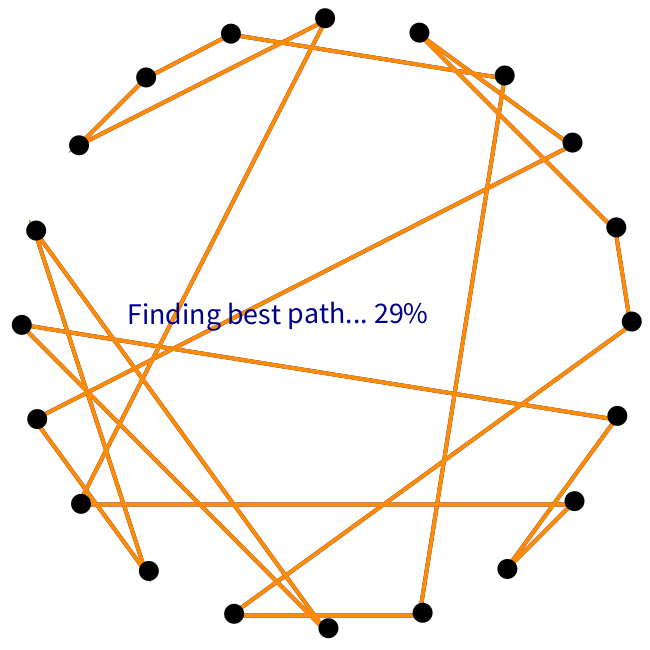
Frame 1 (no input)
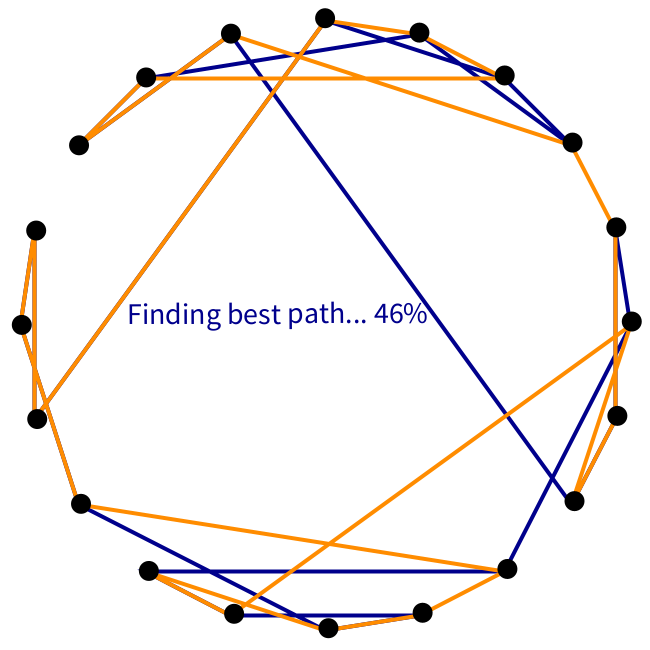
Frame 60 (the mouse pressed at the canvas centre just before this capture)
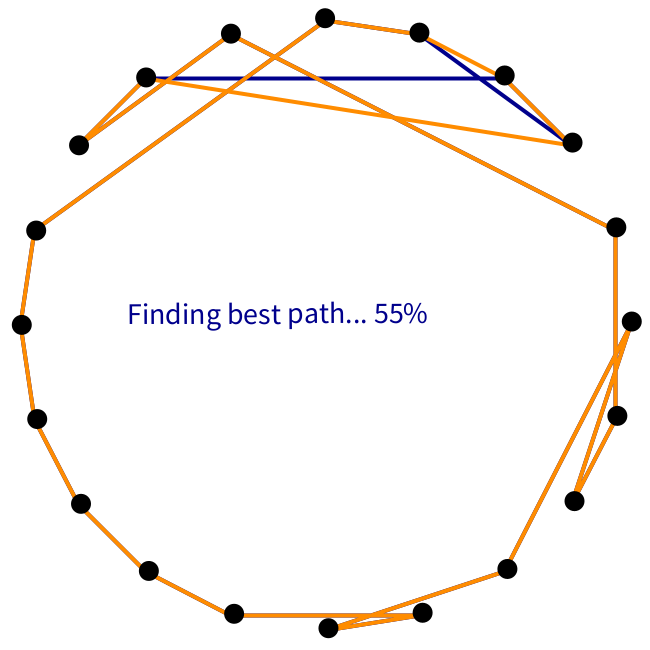
Frame 120 (the mouse held since frame 60 and released just before this capture)

The Processing sketch that drew these frames (run headless with seeded random() and noise(); from frame 60 on, the mouse is pressed at the canvas centre):

// Processing sketch: TSP_V1
// ── TSP_V1.pde
travmer t;
population p;
PVector [] cities;
int maxcit = 20;

float perfect;
int maxpop = 25;
float r;
int gen = 0;
float ratio = 0;

float angle = TWO_PI / maxcit;
String tex = "Finding best path... ";

void setup() {
  size(650, 650);
  r = (width / 10) * maxcit;
  r = constrain(r, 0, width / 2 - 20);
  cities = new PVector[maxcit];
  // frameRate(10);
  p = new population();

  t = new travmer();
  for (int i = 0; i < maxcit; i++) {
    PVector c = new PVector((cos(i * angle) * r) + width / 2, (sin(i * angle) * r) + height / 2);
    // c.add(new PVector(width / 2, height / 2));
    cities[i] = c;
  }

  perfect = dist(cities[0].x, cities[0].y, cities[1].x, cities[1].y) * maxcit;
}    

void draw() {
  background(255);
  p.evaluate();
  p.selection();
  p.write();
  build();
  gen++;
  // print(gen, ' ');
  ratio = perfect / p.alltbest.sum;
  tex = tex + str(round(ratio * 100)) +"%";
  textSize(30);
  fill(0, 0, 140);
  text(tex, width / 2 - 200, height / 2); 
  tex = "Finding best path... ";
  if (round(ratio * 100) == 100) {
    print("done ");
    noLoop();
  }
}


void build() {
  fill(0);
  noStroke();
  rotate(radians(-angle));

  for (int i = 0; i < maxcit; i++) {
    circle(cities[i].x, cities[i].y, 20);
  }
}

void keyPressed() {

  if (key == ' ') {
    p = new population();
    loop();
  }
}

// ── DNA.pde
class DNA {

  int [] genes;
  float mutchan = 0.27;

  DNA() {

    genes = new int[maxcit];

    for (int i = 0; i < maxcit; i++) {
      genes[i] = i;
    }

    for (int w = 0; w < maxcit; w++) {    
      randomize();
    }
  }

  DNA(int [] newgenes) {
    genes = newgenes;
  }

  void randomize() {
    int r1 = floor(random(maxcit));
    int r2 = floor(random(maxcit));
    int temp = genes[r1];

    while (r1 == r2 || r1 == 0 || r2 == 0) {
      r1 = int(random(maxcit));
      r2 = int(random(maxcit));
      temp = genes[r1];
    }
    genes[r1] = genes[r2];
    genes[r2] = temp;
  }

  DNA crossover(DNA patner) {//eventuali problemi qui

    int [] newgenes = new int[maxcit];
    newgenes[0] = 0;
    for (int i = 1; i < maxcit; i++) {

      if (i <= maxcit / 2) {
        newgenes[i] = genes[i];
      } else {

        for (int y = 1; y < maxcit; y++) {
          if (!numin(newgenes, patner.genes[y])) {
            newgenes[i] = patner.genes[y];
            break;
          }
        }
      }
    }
    return new DNA(newgenes);
  }

  boolean numin(int [] newg, int n) {

    for (int i : newg) {
      if (i == n) {
        return true;
      }
    }

    return false;
  }


  void mutate() {

    if (random(1) <= mutchan) {
      randomize();
    }
  }
}


//void mutate() {

//   if (random(1) <= mutchan) {
//     for (int w = 0; w < floor(maxcit / 2); w++) {    
//       randomize();
//     }
//   }
// }

// ── population.pde
class population {

  ArrayList <travmer> matingpool;
  travmer [] popul;
  travmer best;
  travmer alltbest;
  boolean first = true;

  population() {

    best = new travmer();
    alltbest = new travmer();
    popul = new travmer [maxpop];
    matingpool = new ArrayList <travmer> ();

    for (int i = 0; i < maxpop; i++) {
      popul[i] = new travmer();
    }
  }


  void evaluate() {

    float maxfit = 0;

    for (travmer t : popul) {
      t.fitness();
      if (t.fitness > maxfit) {
        maxfit = t.fitness;
        best.fitness = maxfit;
        best.dna.genes = t.dna.genes;
        best.sum = t.sum;
      }
    }

    for (travmer t : popul) {
      t.fitness /= maxfit;
    }

    matingpool.clear(); //complimenti...

    for (travmer t : popul) {
      double chance = t.fitness * 100;
      for (int i = 0; i <= chance; i++) {

        matingpool.add(t);
      }
    }
  }

  void selection() {

    travmer [] newpop = new travmer[maxpop];

    for (int i = 0; i < maxpop; i++) {

      travmer A = rand(matingpool);
      travmer B = rand(matingpool);

      DNA newdna = A.dna.crossover(B.dna);
      newdna.mutate();
      newpop[i] = new travmer(newdna);
    }

    popul = newpop;
  }

  travmer rand(ArrayList <travmer> p) {
    int rand = int(random((p.size() - 1)));
    return p.get(rand);
  }

  void write() {
    strokeWeight(2);

    if (first) {
      alltbest.dna.genes = best.dna.genes;
      alltbest.fitness = best.fitness;
      alltbest.sum = best.sum;
      first = false;
    } else if (alltbest.fitness < best.fitness) {
      alltbest.dna.genes = best.dna.genes;
      alltbest.fitness = best.fitness;
      alltbest.sum = best.sum;
    }

    stroke(0, 0, 140);
    best.move();
    stroke(255, 140, 0);
    alltbest.move();
  }
}

// ── travmer.pde
class travmer {

  DNA dna;
  float sum = 0;
  float fitness = 0;

  travmer(DNA d) {
    dna = d;
  }

  travmer() {
    this(new DNA());
  }


  void fitness() {
    sum = 0;
    for (int i = 1; i < maxcit; i++) {
      sum += dist(cities[dna.genes[i-1]].x, cities[dna.genes[i-1]].y, 
        cities[dna.genes[i]].x, cities[dna.genes[i]].y);
    }

    sum += dist(cities[0].x, cities[0].y, cities[dna.genes[maxcit-1]].x, cities[dna.genes[maxcit-1]].y);
    fitness =  1 / (pow(sum, 8) + 1);
    if (sum <= perfect + 1) {
      fitness *= 1000;
      
    }
  }


  void move() {

    noFill();
    strokeWeight(4);
    beginShape();
    for (int i = 0; i < maxcit; i++) {
      vertex(cities[dna.genes[i]].x, cities[dna.genes[i]].y);
    }
    vertex(cities[0].x, cities[0].y); 
    endShape();
  }
}
